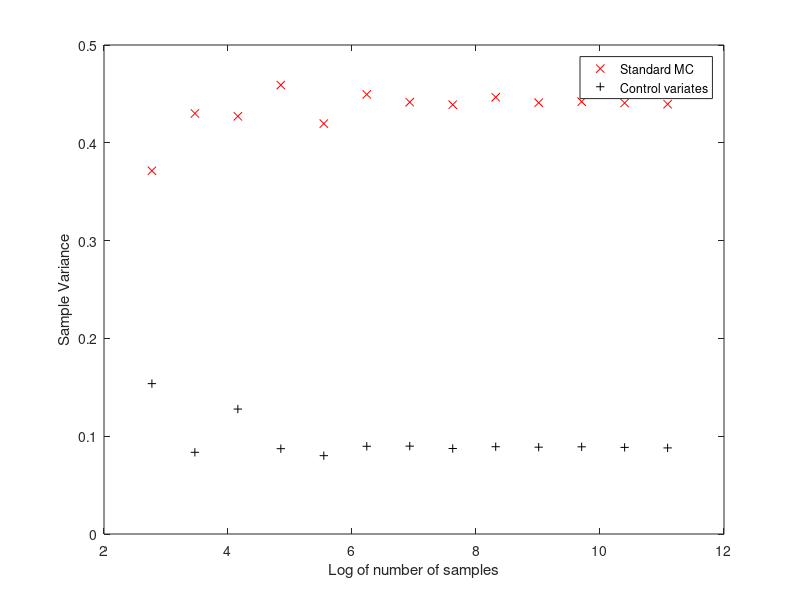

Write the MATLAB code that produced this figure.
% variance comparison for E(X),where X = e^(sqrt(U)) and U is Unif(0,1)

clf
clear


j=1;
for M = 2.^[4:16]
   U=rand(M,1);
   X = exp(sqrt(U));
   X_2 = exp(sqrt(1-U));
   X_a = (X+X_2)/2;
   Y = exp(U);
   
   aM = mean(X);%standard MC
   bM(j) = std(X);
   conf_int_X = [aM-1.96*bM(j)/sqrt(M) aM+1.96*bM(j)/sqrt(M)];
   
   Covariance=sum((X-aM).*(Y-(exp(1)-1)))/M;
   variance_Y=2*exp(1)-0.5*exp(2)-3/2;
   theta=Covariance/variance_Y;
   Z=X+theta*((exp(1)-1)-Y);
   mean_Z=mean(Z);
   std_Z(j)=std(Z);   
   conf_int_Z=[mean_Z-1.96*std_Z(j)/sqrt(M) mean_Z+1.96*std_Z(j)/sqrt(M)];
   
   plot(log(M),bM(j),'xr')
   hold on
   plot(log(M),std_Z(j),'+k')
   
   j=j+1;
end

legend('Standard MC','Control variates')
xlabel('Log of number of samples')
ylabel('Sample Variance')

